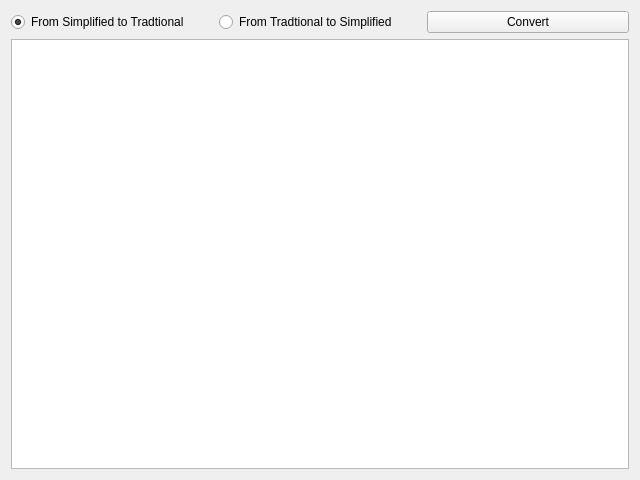
<?xml version="1.0" encoding="UTF-8"?>
<ui version="4.0">
 <class>MainWindow</class>
 <widget class="QMainWindow" name="MainWindow">
  <property name="geometry">
   <rect>
    <x>0</x>
    <y>0</y>
    <width>640</width>
    <height>480</height>
   </rect>
  </property>
  <property name="windowTitle">
   <string>Open Chinese Convert</string>
  </property>
  <widget class="QWidget" name="centralWidget">
   <layout class="QGridLayout" name="gridLayout">
    <item row="0" column="0">
     <layout class="QVBoxLayout" name="vbox1">
      <property name="sizeConstraint">
       <enum>QLayout::SetMaximumSize</enum>
      </property>
      <item>
       <layout class="QHBoxLayout" name="hbox1">
        <item>
         <widget class="QRadioButton" name="rbToCht">
          <property name="text">
           <string>From Simplified to Tradtional</string>
          </property>
          <property name="checked">
           <bool>true</bool>
          </property>
         </widget>
        </item>
        <item>
         <widget class="QRadioButton" name="rbToChs">
          <property name="text">
           <string>From Tradtional to Simplified</string>
          </property>
         </widget>
        </item>
        <item>
         <widget class="QPushButton" name="btnConvert">
          <property name="text">
           <string>Convert</string>
          </property>
         </widget>
        </item>
       </layout>
      </item>
      <item>
       <widget class="QPlainTextEdit" name="textEdit"/>
      </item>
     </layout>
    </item>
   </layout>
  </widget>
 </widget>
 <layoutdefault spacing="6" margin="11"/>
 <resources/>
 <connections>
  <connection>
   <sender>btnConvert</sender>
   <signal>released()</signal>
   <receiver>MainWindow</receiver>
   <slot>convertSlot()</slot>
   <hints>
    <hint type="sourcelabel">
     <x>527</x>
     <y>22</y>
    </hint>
    <hint type="destinationlabel">
     <x>319</x>
     <y>239</y>
    </hint>
   </hints>
  </connection>
 </connections>
</ui>
